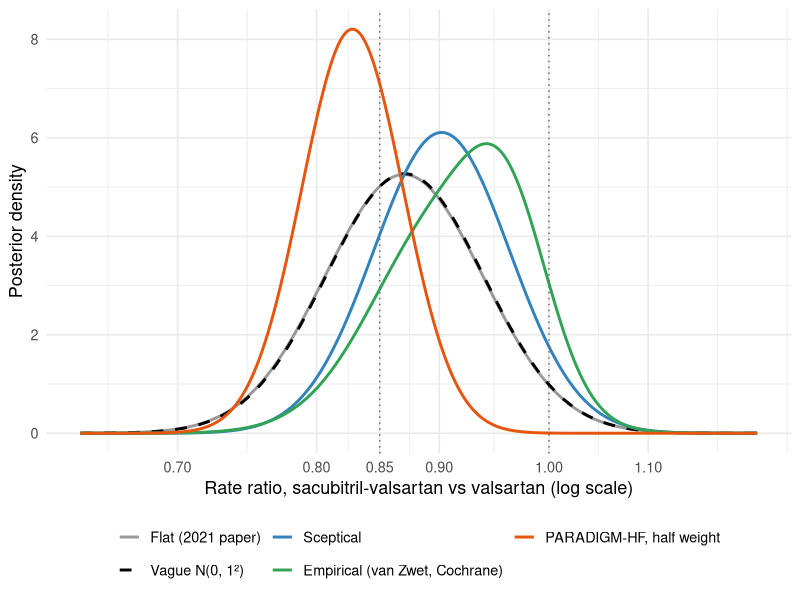

The R script that drew this image: (Note: this script raises an error after producing the figure.)
## ---- chunk 1
#| include: false
library(tidyverse)
library(knitr)

# PARAGON-HF published result: sacubitril-valsartan vs valsartan
y  <- log(0.87)                                          # log rate ratio
se <- (log(1.01) - log(0.75)) / (2 * qnorm(0.975))      # SE from the 95% CI
z  <- y / se

# normal-normal (conjugate) updating: prior N(m0, s0^2) x likelihood N(y, se^2)
post_norm <- function(m0, s0) {
  w0 <- 1 / s0^2; w1 <- 1 / se^2
  c(m = (w0 * m0 + w1 * y) / (w0 + w1), s = sqrt(1 / (w0 + w1)))
}
summ <- function(m, s) {
  m <- unname(m); s <- unname(s)
  c(RR = exp(m), lo = exp(m - 1.96 * s), hi = exp(m + 1.96 * s),
    P_benefit = pnorm(0, m, s), P_mcid = pnorm(log(0.85), m, s),
    P_harm = 1 - pnorm(0, m, s))
}
f2 <- function(x) sprintf("%.2f", x)
## ---- chunk 2
#| code-fold: show
y  <- log(0.87)
se <- (log(1.01) - log(0.75)) / (2 * qnorm(0.975))
round(c(logRR = y, SE = se, z = y / se, p = 2 * pnorm(-abs(y / se))), 3)
## ---- chunk 3
#| code-fold: show
round(c(`P(RR < 1)`    = pnorm(0, y, se),
        `P(RR < 0.85)` = pnorm(log(0.85), y, se),
        `P(0.85 < RR < 1)` = pnorm(0, y, se) - pnorm(log(0.85), y, se),
        `P(RR > 1)`    = 1 - pnorm(0, y, se)), 2)
## ---- chunk 4
# Bayes factor for H0 when H1 says: log RR ~ N(0, tau^2) (a range of plausible effects)
# P(data | H1) integrates the likelihood over that range: y ~ N(0, se^2 + tau^2)
tau <- c(0.05, 0.1, 0.2, 0.5, 1)
bf  <- dnorm(y, 0, se) / dnorm(y, 0, sqrt(se^2 + tau^2))
tibble(`H1: spread of plausible effects (SD of log RR)` = c(sprintf("%.2f", tau), "none"),
       `95% of H1's RRs between` = c(sprintf("%.2f and %.2f", exp(-1.96 * tau), exp(1.96 * tau)), "RR = 0.87 exactly (minimum BF)"),
       `Bayes factor for H0` = f2(c(bf, exp(-z^2 / 2))),
       `P(no effect), starting 50:50` = f2(c(bf / (1 + bf), exp(-z^2 / 2) / (1 + exp(-z^2 / 2))))) |>
  kable(align = "cccc")
## ---- chunk 5
# sceptical prior: centred at 0, P(RR < 0.81) = 5%
s_sk  <- -log(0.81) / qnorm(0.95)
# PARADIGM-HF, half weight
se_pd <- (log(0.87) - log(0.73)) / (2 * qnorm(0.975))

# van Zwet empirical prior: SNR ~ mixture of 4 normals (Cochrane)
sd_z  <- c(1.17, 1.74, 2.38, 5.73); p_mix <- c(0.32, 0.31, 0.30, 0.07)
sd_snr <- sqrt(sd_z^2 - 1)
post_w <- p_mix * dnorm(z, 0, sd_z); post_w <- post_w / sum(post_w)  # re-weight components
Bk  <- sd_snr^2 / (sd_snr^2 + 1)                                    # shrinkage per component
m_k <- Bk * z * se; s_k <- sqrt(Bk) * se                            # back to log RR scale
F_eb <- \(q) sum(post_w * pnorm(q, m_k, s_k))                       # exact mixture CDF
Q_eb <- \(p) uniroot(\(q) F_eb(q) - p, c(-2, 2))$root

pv <- post_norm(0, 1)
res <- rbind(
  `Flat (2021 paper)`              = summ(y, se),
  `Vague N(0, 1²)`                 = summ(pv["m"], pv["s"]),
  `Sceptical`                      = do.call(summ, as.list(post_norm(0, s_sk))),
  `Empirical (van Zwet, Cochrane)` = c(RR = exp(Q_eb(.5)), lo = exp(Q_eb(.025)), hi = exp(Q_eb(.975)),
                                       P_benefit = F_eb(0), P_mcid = F_eb(log(0.85)), P_harm = 1 - F_eb(0)),
  `PARADIGM-HF, half weight`       = do.call(summ, as.list(post_norm(log(0.80), se_pd * sqrt(2)))))

as_tibble(res, rownames = "Prior") |>
  transmute(Prior, `RR (95% CrI)` = sprintf("%.2f (%.2f–%.2f)", RR, lo, hi),
            `P(RR < 1)` = f2(P_benefit), `P(RR < 0.85)` = f2(P_mcid), `P(RR > 1)` = f2(P_harm)) |>
  kable(align = "lcccc", caption = "PARAGON-HF primary outcome: posterior summaries under five priors")
## ---- chunk 6
#| fig-width: 8
#| fig-height: 4.5
#| fig-cap: "Posterior distributions of the PARAGON-HF rate ratio under five priors. Dotted lines: RR 0.85 (15% reduction) and RR 1."
xx <- seq(-0.45, 0.2, length.out = 600)
dens <- list(
  `Flat (2021 paper)`              = dnorm(xx, y, se),
  `Vague N(0, 1²)`                 = dnorm(xx, pv["m"], pv["s"]),
  `Sceptical`                      = { p <- post_norm(0, s_sk); dnorm(xx, p["m"], p["s"]) },
  `Empirical (van Zwet, Cochrane)` = sapply(xx, \(q) sum(post_w * dnorm(q, m_k, s_k))),
  `PARADIGM-HF, half weight`       = { p <- post_norm(log(0.8), se_pd * sqrt(2)); dnorm(xx, p["m"], p["s"]) })
p_post <- imap_dfr(dens, \(d, nm) tibble(x = xx, d = d, Prior = nm)) |>
  mutate(Prior = fct_inorder(Prior)) |>
  ggplot(aes(exp(x), d, colour = Prior, linetype = Prior)) +
  geom_line(linewidth = 1) +
  geom_vline(xintercept = c(0.85, 1), linetype = 3, colour = "grey40") +
  scale_colour_manual(values = c("grey60", "black", "#3182bd", "#31a354", "#e6550d")) +
  scale_linetype_manual(values = c(1, 2, 1, 1, 1)) +
  scale_x_log10(breaks = c(0.7, 0.8, 0.85, 0.9, 1, 1.1)) +
  labs(x = "Rate ratio, sacubitril-valsartan vs valsartan (log scale)", y = "Posterior density",
       colour = NULL, linetype = NULL) +
  theme_minimal(base_size = 13) + theme(legend.position = "bottom") +
  guides(colour = guide_legend(nrow = 2))
# save the figure next to the post and show that file: it doubles as the listing image
# and, unlike a knitr-generated figure, is always copied to docs/ by both projects
ggsave("preview-image.png", p_post, width = 8, height = 4.5, dpi = 150, bg = "white")
knitr::include_graphics("preview-image.png")
